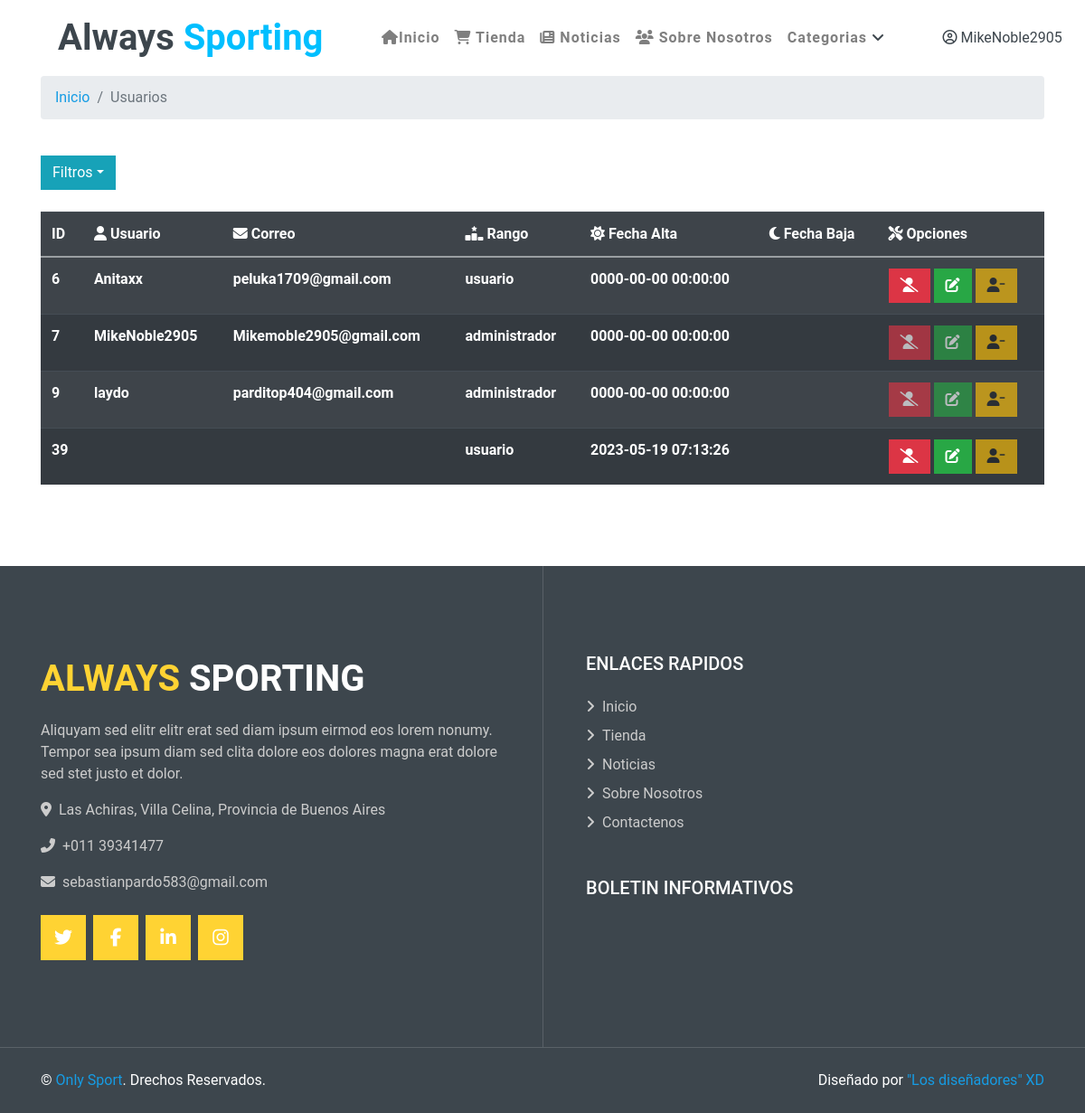
The app's page /lista_usu.php (signed in) with its own data.
### tables this page shows
CREATE TABLE IF NOT EXISTS `usuarios` (
`id` int(11) unsigned NOT NULL,
  `user_name` varchar(50) NOT NULL,
  `contra` varchar(100) NOT NULL,
  `email` varchar(50) NOT NULL,
  `rol` int(11) NOT NULL,
  `fecha_alta` datetime NOT NULL,
  `fecha_baja` datetime DEFAULT NULL,
  `descrip` varchar(500) NOT NULL DEFAULT 'Sin Descripcion'
);

CREATE TABLE IF NOT EXISTS `roles` (
`id_rol` int(11) unsigned NOT NULL,
  `rol` varchar(50) NOT NULL
);

### lista_usu.php (called while the page is built, shortened)
<?php
require_once "includes/config.php";
$sql= "SELECT * FROM usuarios INNER JOIN roles ON usuarios.rol = roles.id_rol";
$res = mysqli_query($conn, $sql);
$list_usser = mysqli_fetch_all($res, MYSQLI_ASSOC);
require_once "views/layout.php";

### views/lista_usu.php (the view, shortened to what this page needs)
<link href="css/style.css" rel="stylesheet">
<div class="container">
    <nav aria-label="breadcrumb">
        <ol class="breadcrumb">
            <li class="breadcrumb-item"><a href="index.php" class="link-info" style="text-decoration: none;">Inicio</a></li>
            <li class="breadcrumb-item active" aria-current="page"><a class="link-dark" style="text-decoration: none;">Usuarios</a></li>
        </ol>
    </nav>
</div>
<br>
<div class="container">
    <button type="button" class="btn btn-info dropdown-toggle" data-toggle="dropdown" > Filtros<span class="caret"></span></button>&nbsp;&nbsp;
</div>
<br>
<div class="container">
    <table class="table table-dark table-striped">
        <tr>
            <th> ID </th>
            <th><i class="fa-solid fa-user"></i> Usuario </th>
            <th><i class="fa-solid fa-envelope"></i> Correo </th>
            <th><i class="fa-solid fa-ranking-star"></i> Rango </th>
            <th><i class="fa-solid fa-sun"></i> Fecha Alta </th>
            <th><i class="fa-solid fa-moon"></i> Fecha Baja </th>
            <th><i class="fa-solid fa-screwdriver-wrench" ></i> Opciones </th>
        </tr>
        <tbody>
            <?php foreach ($list_usser as $usser) {
                if ($_SESSION['usuario']['rol'] > 1) {
            ?>
                    <tr>
                        <th><?php echo $usser['id']; ?></th>
                        <th><?php echo $usser['user_name']; ?></th>
                        <th><?php echo $usser['email']; ?></th>
                        <th><?php echo $usser['rol']; ?></th>
                        <th><?php echo $usser['fecha_alta']; ?></th>
                        <th><?php echo $usser['fecha_baja']; ?></th>
                        <td>
                            <a class="btn btn-danger <?php echo $usser['rol'] == "administrador" ? 'disabled' : '' ?>" href="listas_opciones_usu.php?id=<?php echo $usser['id'] ?>" data-toggle="tooltip" data-placement="top" title="Eliminar"><i class="fa-solid fa-user-slash" ></i></a>
                            <a class="btn btn-success <?php echo $usser['rol'] == "moderador" ? 'disabled' : '' ?><?php echo $usser['rol'] == "administrador" ? 'disabled' : '' ?>" href="listas_opciones_usu.php?mod=<?php echo $usser['id'] ?>" data-toggle="tooltip" data-placement="top" title="Asender"><i class="fas fa-edit" ></i></a>
                            <a class="btn btn-warning <?php echo $usser['rol'] == "administrador" ? 'disabled' : '' ?><?php echo $usser['rol'] == "usuario" ? 'disabled' : '' ?>" href="listas_opciones_usu.php?id_reset=<?php echo $usser['id'] ?>" data-toggle="tooltip" data-placement="top" title="Desender"><i class="fa-solid fa-user-minus"></i></a>
                        </td>
                <?php }
            } ?>
                    </tr>
        </tbody>
    </table>
</div>

### views/layout.php (shortened to what this page needs)
<!DOCTYPE html>
<html lang="en">
<head>
  <link href="css/seeker.css" rel="stylesheet">
  <link rel="stylesheet" href="https://stackpath.bootstrapcdn.com/bootstrap/4.1.3/css/bootstrap.min.css">
  <link href="lib/animates/SuperTux.min.css" rel="stylesheet">
  <link href="lib/tempusdominus/css/tempusdominus-bootstrap-4.min.css" rel="stylesheet" />
  <link href="css/naruto.css" rel="stylesheet">
  <link href="css/styles.min.css" rel="stylesheet">
  <link href="css/xd.css" rel="stylesheet">
</head>
<body>
  <header>
    <?php require_once "navbar.php"; ?>
  </header>
  <?php
  $section = (isset($section)) ? $section : 'home';
  require_once $section . '.php';
  ?>
  <footer>
    <?php require_once "footer.php"; ?>
</body>
</html>

### views/navbar.php (shortened to what this page needs)
<div class="container-fluid p-0">
    <nav class="navbar navbar-expand-lg bg-white navbar-light py-3 py-lg-0 px-lg-5">
        <a href="index.php" class="navbar-brand ml-lg-3">
            <h1 class="m-0 " color="Deepskyblue"><span class="text-dark">Always</span>
                <font color="00BFFF">Sporting</font>
            </h1>
        </a>
        <div class="collapse navbar-collapse justify-content-between px-lg-3" id="navbarCollapse">
            <div class="navbar-nav m-auto py-0">
                <a href="index.php" onMouseover="this.style.color='Deepskyblue'" onMouseout="this.style.color='Dimgray'" class="nav-link "><i class="fa-solid fa-house"></i>Inicio</a>
                <a href="shop.php" onMouseover="this.style.color='Deepskyblue'" onMouseout="this.style.color='Dimgray'" class=" nav-link "><i class="fa-solid fa-cart-shopping"></i> Tienda</a>
                <a href="noticias.php" onMouseover="this.style.color='Deepskyblue'" onMouseout="this.style.color='Dimgray'" class=" nav-link "><i class="fa-solid fa-newspaper"></i> Noticias</a>
                    <a href="about_us.php" onMouseover="this.style.color='Deepskyblue'" onMouseout="this.style.color='Dimgray'" class=" nav-link "><i class="fa-solid fa-users"></i>
                        Sobre Nosotros</a>
                    <div class="nav-item dropdown">
                        <a href="#" onMouseover="this.style.color='Deepskyblue'" onMouseout="this.style.color='gray'" class="nav-link  dropdown-toggle" data-toggle="dropdown">Categorias <i class="fa fa-angle-down text-dark"></i>
                        </a>
                    </div>
            </div>
            <?php
            if (isset($_SESSION['usuario'])) {
            ?>
                <div class="nav-item dropdown col-lg-2">
                    <a href="#" onMouseover="this.style.color='Deepskyblue'" onMouseout="this.style.color='gray'" class="nav-link text-dark dropdown-toggle" data-toggle="dropdown"><i class="fa-regular fa-circle-user"></i>
                        <?php echo $_SESSION['usuario']['user_name']; ?>
                    </a>
                </div>
            <?php } ?>
        </div>
    </nav>
</div>

### views/footer.php (shortened to what this page needs)
   <div class="footer container-fluid position-relative bg-dark py-5" style="margin-top: 90px;">
        <div class="container pt-5">
            <div class="row">
                <div class="col-lg-6 pr-lg-5 mb-5">
                    <a href="index.php" class="navbar-brand">
                        <h1 class="mb-3 text-white"><span class="text-primary">ALWAYS</span> SPORTING</h1>
                    </a>
                    <p>Aliquyam sed elitr elitr erat sed diam ipsum eirmod eos lorem nonumy. Tempor sea ipsum diam  sed clita dolore eos dolores magna erat dolore sed stet justo et dolor.</p>
                    <p><i class="fa fa-map-marker-alt mr-2"></i>Las Achiras, Villa Celina, Provincia de Buenos Aires</p>
                    <p><i class="fa fa-phone-alt mr-2"></i>+011 39341477</p>
                    <p><i class="fa fa-envelope mr-2"></i>sebastianpardo583@gmail.com</p>
                    <div class="d-flex justify-content-start mt-4">
                        <a class="btn btn-lg btn-primary btn-lg-square mr-2" href="#"><i class="fab fa-twitter"></i></a>
                        <a class="btn btn-lg btn-primary btn-lg-square mr-2" href="#"><i class="fab fa-facebook-f"></i></a>
                        <a class="btn btn-lg btn-primary btn-lg-square mr-2" href="#"><i class="fab fa-linkedin-in"></i></a>
                        <a class="btn btn-lg btn-primary btn-lg-square" href="#"><i class="fab fa-instagram"></i></a>
                    </div>
                </div>
                <div class="col-lg-6 pl-lg-5">
                    <div class="row">
                        <div class="col-sm-6 mb-5">
                            <h5 class="text-white text-uppercase mb-4">Enlaces Rapidos</h5>
                            <div class="d-flex flex-column justify-content-start">
                                <a class="text-white-50 mb-2" href="index.php"><i class="fa fa-angle-right mr-2"></i>Inicio</a>
                                <a class="text-white-50 mb-2" href="shop.php"><i class="fa fa-angle-right mr-2"></i>Tienda</a>
                                <a class="text-white-50 mb-2" href="noticias.php"><i class="fa fa-angle-right mr-2"></i>Noticias</a>
                                <a class="text-white-50 mb-2" href="about_us.php"><i class="fa fa-angle-right mr-2"></i>Sobre Nosotros</a>
                                <a class="text-white-50" href="mailto:sebastianpardo583@gmail.com"><i class="fa fa-angle-right mr-2"></i>Contactenos</a>
                            </div>
                        </div>
                        <div class="col-sm-12 mb-5">
                            <h5 class="text-white text-uppercase mb-4">Boletin Informativos</h5>
                            </div>
                        </div>
                    </div>
                </div>
            </div>
        </div>
    <div class="container-fluid bg-dark text-light border-top py-4" style="border-color: rgba(256, 256, 256, .15) !important;">
        <div class="container">
            <div class="row">
                <div class="col-md-6 text-center text-md-left mb-3 mb-md-0">
                    <p class="m-0 text-white">&copy; <a href="#">Only Sport</a>. Drechos Reservados.</p>
                </div>
                <div class="col-md-6 text-center text-md-right">
                    <p class="m-0 text-white">Diseñado por <a href="https://htmlcodex.com"> "Los diseñadores" XD</a></p>
                </div>
            </div>
        </div>
    </div>
</body>
</html>

### css/xd.css (style rules this page uses)
body,html { height: 100%; width: 100%; margin: 0; padding: 0; background: #ffffff !important; }

### records on screen
usuarios: id "6", user_name "Anitaxx", email "peluka1709@gmail.com", roles.rol "usuario", fecha_alta "0000-00-00 00:00:00"
usuarios: id "7", user_name "MikeNoble2905", email "Mikemoble2905@gmail.com", roles.rol "administrador", fecha_alta "0000-00-00 00:00:00"
usuarios: id "9", user_name "laydo", email "parditop404@gmail.com", roles.rol "administrador", fecha_alta "0000-00-00 00:00:00"
usuarios: id "39", roles.rol "usuario", fecha_alta "2023-05-19 07:13:26"

### other values on screen
$_SESSION['usuario']['user_name'] "MikeNoble2905"
